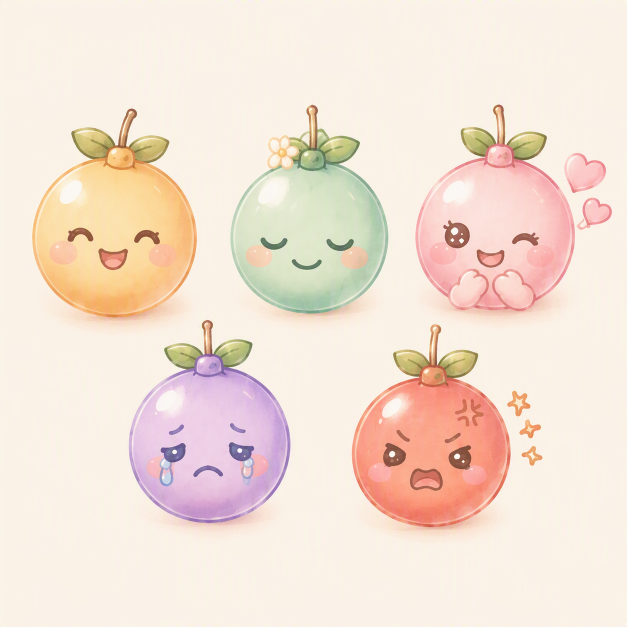
#> input picture src/assets/Designer (50).png, 1254 x 1254 px (shown at 1/2 size)
$ python fix_others_flood.py
#> lines starting #> are read from the running program, lines starting #| are printed output that depends on the picture
import sys
import os
from PIL import Image, ImageCms

img = Image.open("src/assets/Designer (50).png").convert("RGBA")

fruits = [
    ("sad_final_v4.png", (180, 670, 520, 1000)),
    ("stress_final_v4.png", (720, 670, 1070, 1000))
]

def flood_fill_transparency(image, seed_point, tolerance):
    data = image.load()
    width, height = image.size
    seed_color = data[seed_point]

    target_color = (0, 0, 0, 0)
    stack = [seed_point]
    visited = set()

    while stack:
        x, y = stack.pop()
        if (x, y) in visited:
            continue
        visited.add((x, y))

        current_color = data[x, y]

        r_diff = abs(current_color[0] - seed_color[0])
        g_diff = abs(current_color[1] - seed_color[1])
        b_diff = abs(current_color[2] - seed_color[2])

        if r_diff <= tolerance and g_diff <= tolerance and b_diff <= tolerance:
            data[x, y] = target_color
            if x > 0: stack.append((x - 1, y))
            if x < width - 1: stack.append((x + 1, y))
            if y > 0: stack.append((x, y - 1))
            if y < height - 1: stack.append((x, y + 1))

icc = img.info.get('icc_profile')

for name, box in fruits:
    crop = img.crop(box)
    flood_fill_transparency(crop, (0, 0), 20)

    if icc:
        crop.save(os.path.join("src/assets", name), "PNG", icc_profile=icc)
    else:
        crop.save(os.path.join("src/assets", name), "PNG")
    print(f"Saved {name}")
#> this loop made 2 passes
#> seed_color in flood_fill_transparency on passes 1 to 2: (251, 241, 229, 255), (250, 243, 231, 255)
#> pass 1, `crop = img.crop(box)`:
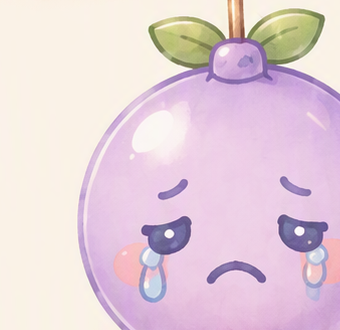
#> crop: PIL image 340x330 RGBA; mean R, G, B, A 229.2, 208.5, 218.2, 255
#> pass 2, `crop = img.crop(box)`:
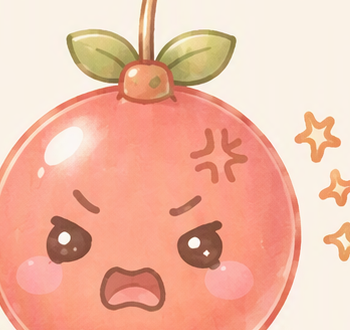
#> crop: PIL image 350x330 RGBA; mean R, G, B, A 240.5, 186, 164.8, 255

print("Done")

$ run again, with src/assets/Designer (51).png copied over src/assets/Designer (50).png
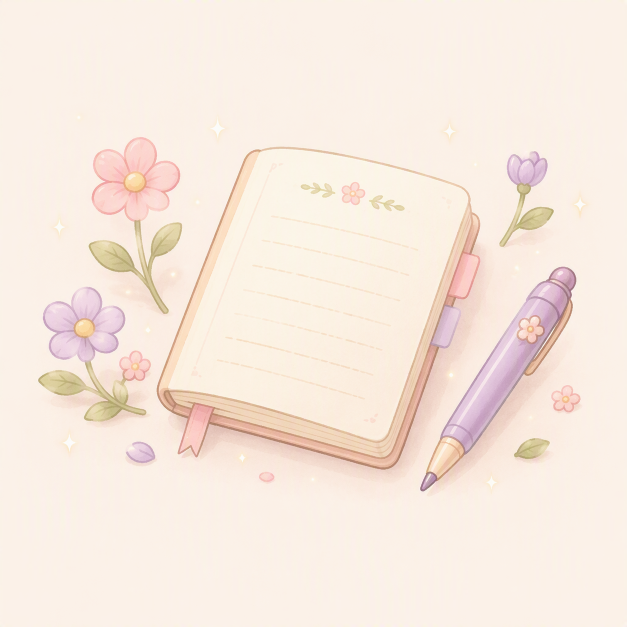
#> input picture src/assets/Designer (51).png, 1254 x 1254 px (shown at 1/2 size)
#> the loop `for name, box in fruits:` made 2 passes
#> seed_color in flood_fill_transparency on passes 1 to 2: (235, 195, 150, 255), (251, 237, 222, 255)
#> pass 1, `crop = img.crop(box)`:
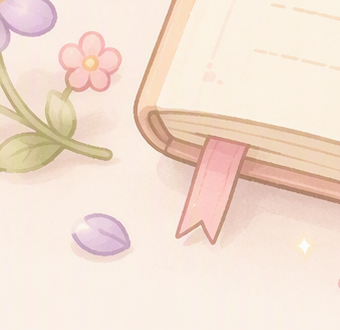
#> crop: PIL image 340x330 RGBA; mean R, G, B, A 243.8, 224.4, 210.7, 255
#> pass 2, `crop.save(os.path.join("src/assets", name), "PNG")`:
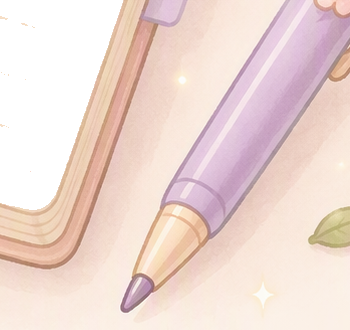
#> saved as stress_final_v4.png: PIL image 350x330 RGBA; mean R, G, B, A 198.1, 177, 170.4, 215; transparent parts drawn white

$ run again, with src/assets/Designer (67).png copied over src/assets/Designer (50).png
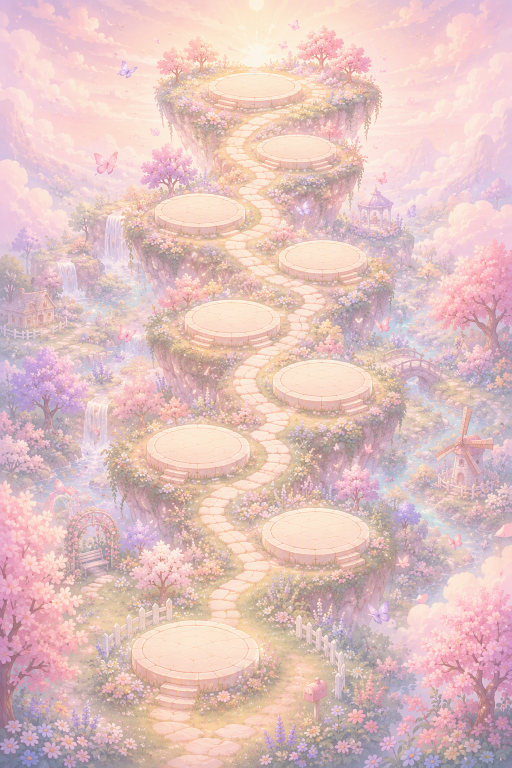
#> input picture src/assets/Designer (67).png, 1024 x 1536 px (shown at 1/2 size)
#> the loop `for name, box in fruits:` made 2 passes
#> seed_color in flood_fill_transparency on passes 1 to 2: (231, 203, 188, 255), (185, 170, 186, 255)
#> pass 1, `crop = img.crop(box)`:
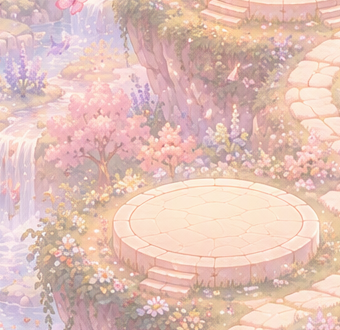
#> crop: PIL image 340x330 RGBA; mean R, G, B, A 226.6, 193.7, 184.7, 255
#> pass 2, `crop.save(os.path.join("src/assets", name), "PNG")`:
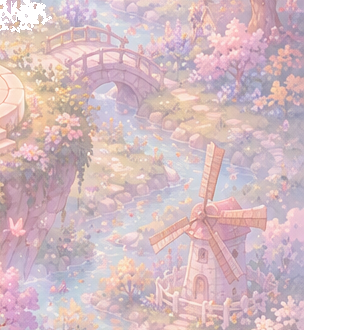
#> saved as stress_final_v4.png: PIL image 350x330 RGBA; mean R, G, B, A 182.7, 160.6, 165.1, 219.5; transparent parts drawn white
